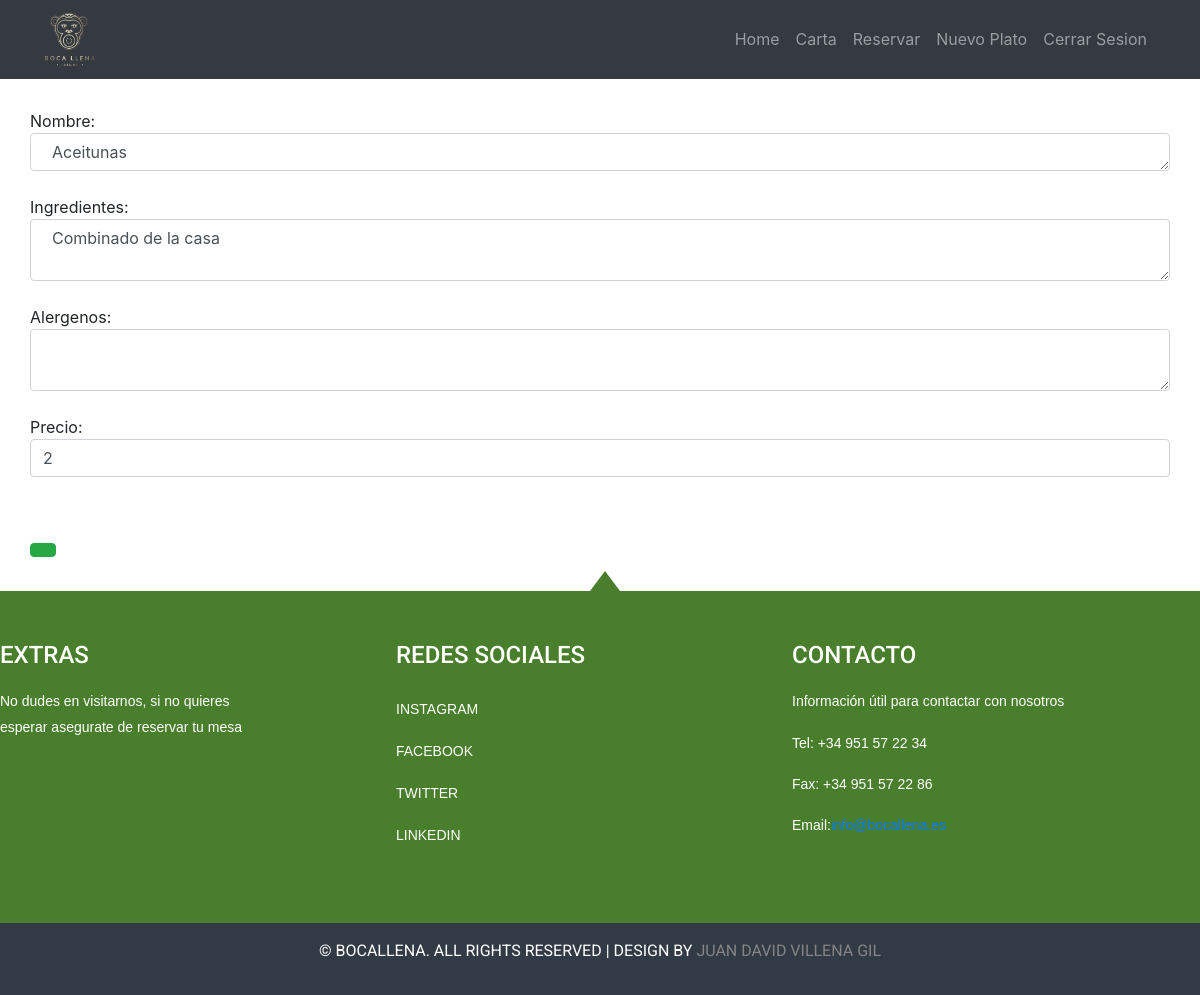
Screenshot of /modificar.php?id=6 with the database file from the repository.
### tables this page shows
CREATE TABLE `plato` (
  `idPlato` int(11) NOT NULL,
  `nombre` varchar(255) NOT NULL,
  `foto` varchar(255) DEFAULT NULL,
  `ingredientes` varchar(255) NOT NULL,
  `precio` int(11) NOT NULL,
  `alergeno` varchar(255) DEFAULT NULL,
  `disponible` tinyint(1) NOT NULL DEFAULT 1,
  `idTipo` int(11) DEFAULT NULL
);

### libs/Database.php (called while the page is built, shortened)
<?php
	class pdoDatabase
	{
		private $host = "localhost" ;
		private $dbName ;
		private $dbUser ;
		private $dbPass ;
		private $sqli = null ;
		private $result = null ;
		private static $instance = null ;
		private function __construct($dbu, $dbp, $dbn)
		{
			$this->dbUser = $dbu ;
			$this->dbPass = $dbp ;
			$this->dbName = $dbn ;
		}
		public static function getInstance($dbu, $dbp, $dbn)
		{
			if (pdoDatabase::$instance==null)
				pdoDatabase::$instance = new pdoDatabase($dbu, $dbp, $dbn) ;
			return pdoDatabase::$instance ;
		}
		private function connect()
		{
            try{
                $this->sqli = new PDO("mysql:host=$this->host;dbname=$this->dbName","$this->dbUser","$this->dbPass")
                                        or die("ERROR: Ha fallado la conexión con la base de datos.") ;
            }catch(PDOException $e){
                die(“ERROR:: “.$e->getMessage());
            }
		}
		public function queryPdo($sql,$parametros):bool
		{
            $this->result = $this->sqli->prepare($sql);
            $this->result->execute($parametros);
			if (is_object($this->result))
				return ($this->result->rowCount() > 0);
			return $this->result ;
		}
		public function getObject($cls = "StdClass")
		{
			return $this->result->fetchObject($cls) ;
		}
	}

### libs/Plato.php (called while the page is built, shortened)
<?php
class Plato{
    private $nombre;
    private $precio;
    private $alergeno;
    private $ingredientes;
    public function getPrecio(){
        return $this->precio;
    }
    public function getNombre(){
        return $this->nombre;
    }
    public function getIngredientes(){
        return $this->ingredientes;
    }
    public function getAlergeno(){
        return $this->alergeno;
    }
}

### modificar.php (the view, shortened to what this page needs)
<?php
require_once 'libs/Database.php';
require_once 'libs/Plato.php';
$db = pdoDatabase::getInstance('root', '','plantillamenu');
$id = $_GET['id'];
$parametros= [$id];
if(!$db->queryPdo("SELECT * FROM plato WHERE idPlato=?",$parametros)){
    $mensaje = 'No se ha encontrado el plato';
}
?>
<?php
require_once 'libs/navbar.php';
?>
<?php while ($item = $db->getObject('Plato')):?>
    <div class="form-group">
<form method="post" action="carta.php" class="centrar">
  Nombre:<br>
  <textarea  class="form-control" type="text" name="nombre" rows="1" cols="50">
  <?=$item->getNombre()?>
  </textarea>
  <br>
  Ingredientes:<br>
  <textarea type="text" class="form-control"cols="100" name="ingredientes" >
  <?=$item->getIngredientes()?>
  </textarea><br>
  Alergenos:<br>
  <textarea type="text"class="form-control" cols="100" name="alergenos" >
    <?=$item->getAlergeno()?>
  </textarea><br>
  Precio:<br>
  <input type="text"class="clear-form form-control " name="precio" value=<?=$item->getPrecio()?>>
  <button type="submit" class="btn btn-success ">
</form>
    </div>
    <?php endwhile; ?>
<?php require_once 'libs/footer.php';

### css/style.css (style rules this page uses)
html,body,div,span,applet,object,iframe,h1,h2,h3,h4,h5,h6,p,blockquote,pre,a,abbr,acronym,address,big,cite,code,del,dfn,em,img,ins,kbd,q,s,samp,small,strike,strong,sub,sup,tt,var,b,u,i,dl,dt,dd,ol,nav ul,nav li,fieldset,form,label,legend,table,caption,tbody,tfoot,thead,tr,th,td,article,aside,canvas,details,embed,figure,figcaption,footer,header,hgroup,menu,nav,output,ruby,section,summary,time,mark,audio,video { margin:0;padding:0;border:0;font-size:100%;font:inherit;vertical-align:baseline; }
body { font-family:Arial, Helvetica, sans-serif; }
.clear-form { margin-bottom: 60px; }
.centrar { margin: 30px; }

### rows the page displays
plato: nombre "Aceitunas", ingredientes "Combinado de la casa", precio "2"
